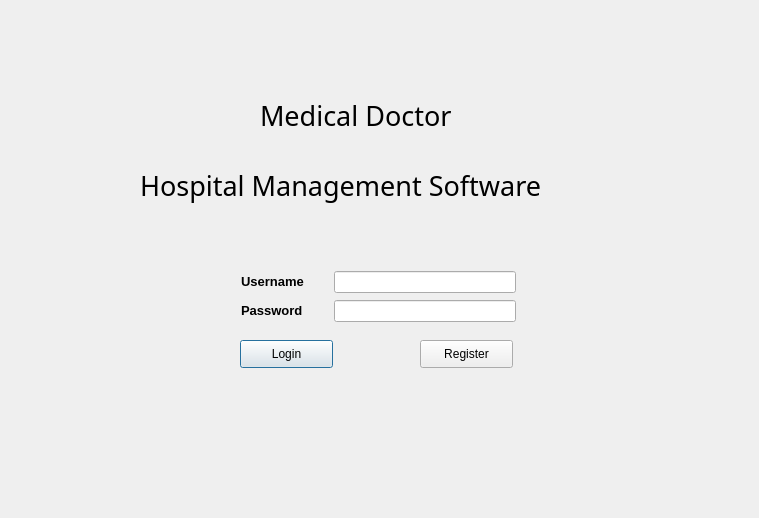
<?xml version="1.0" encoding="UTF-8"?>
<ui version="4.0">
 <class>Dialog</class>
 <widget class="QDialog" name="Dialog">
  <property name="geometry">
   <rect>
    <x>0</x>
    <y>0</y>
    <width>759</width>
    <height>518</height>
   </rect>
  </property>
  <property name="windowTitle">
   <string>Dialog</string>
  </property>
  <widget class="QPushButton" name="loginButton">
   <property name="geometry">
    <rect>
     <x>240</x>
     <y>340</y>
     <width>93</width>
     <height>28</height>
    </rect>
   </property>
   <property name="text">
    <string>Login</string>
   </property>
  </widget>
  <widget class="QPushButton" name="registerButton">
   <property name="geometry">
    <rect>
     <x>420</x>
     <y>340</y>
     <width>93</width>
     <height>28</height>
    </rect>
   </property>
   <property name="text">
    <string>Register</string>
   </property>
  </widget>
  <widget class="QLabel" name="MD_title">
   <property name="geometry">
    <rect>
     <x>260</x>
     <y>80</y>
     <width>221</width>
     <height>71</height>
    </rect>
   </property>
   <property name="font">
    <font>
     <family>Sitka Subheading</family>
     <pointsize>20</pointsize>
    </font>
   </property>
   <property name="text">
    <string>Medical Doctor</string>
   </property>
  </widget>
  <widget class="QLabel" name="MD_title2">
   <property name="geometry">
    <rect>
     <x>140</x>
     <y>150</y>
     <width>481</width>
     <height>71</height>
    </rect>
   </property>
   <property name="font">
    <font>
     <family>Sitka Subheading</family>
     <pointsize>20</pointsize>
    </font>
   </property>
   <property name="text">
    <string>Hospital Management Software</string>
   </property>
  </widget>
  <widget class="QLineEdit" name="loginFormPassIn">
   <property name="geometry">
    <rect>
     <x>334</x>
     <y>300</y>
     <width>182</width>
     <height>22</height>
    </rect>
   </property>
   <property name="echoMode">
    <enum>QLineEdit::Password</enum>
   </property>
  </widget>
  <widget class="QLabel" name="loginFormPassLabel">
   <property name="geometry">
    <rect>
     <x>241</x>
     <y>300</y>
     <width>83</width>
     <height>22</height>
    </rect>
   </property>
   <property name="text">
    <string>&lt;html&gt;&lt;head/&gt;&lt;body&gt;&lt;p&gt;&lt;span style=&quot; font-size:10pt; font-weight:600;&quot;&gt;Password&lt;/span&gt;&lt;/p&gt;&lt;/body&gt;&lt;/html&gt;</string>
   </property>
  </widget>
  <widget class="QLineEdit" name="loginFormUserIn">
   <property name="geometry">
    <rect>
     <x>334</x>
     <y>271</y>
     <width>182</width>
     <height>22</height>
    </rect>
   </property>
   <property name="text">
    <string/>
   </property>
  </widget>
  <widget class="QLabel" name="loginFormUserLabel">
   <property name="geometry">
    <rect>
     <x>241</x>
     <y>271</y>
     <width>86</width>
     <height>22</height>
    </rect>
   </property>
   <property name="text">
    <string>&lt;html&gt;&lt;head/&gt;&lt;body&gt;&lt;p&gt;&lt;span style=&quot; font-size:10pt; font-weight:600;&quot;&gt;Username&lt;/span&gt;&lt;/p&gt;&lt;/body&gt;&lt;/html&gt;</string>
   </property>
  </widget>
  <zorder>loginButton</zorder>
  <zorder>MD_title</zorder>
  <zorder>MD_title2</zorder>
  <zorder>registerButton</zorder>
  <zorder>loginFormPassIn</zorder>
  <zorder>loginFormPassLabel</zorder>
  <zorder>loginFormUserIn</zorder>
  <zorder>loginFormUserLabel</zorder>
 </widget>
 <resources/>
 <connections/>
</ui>
